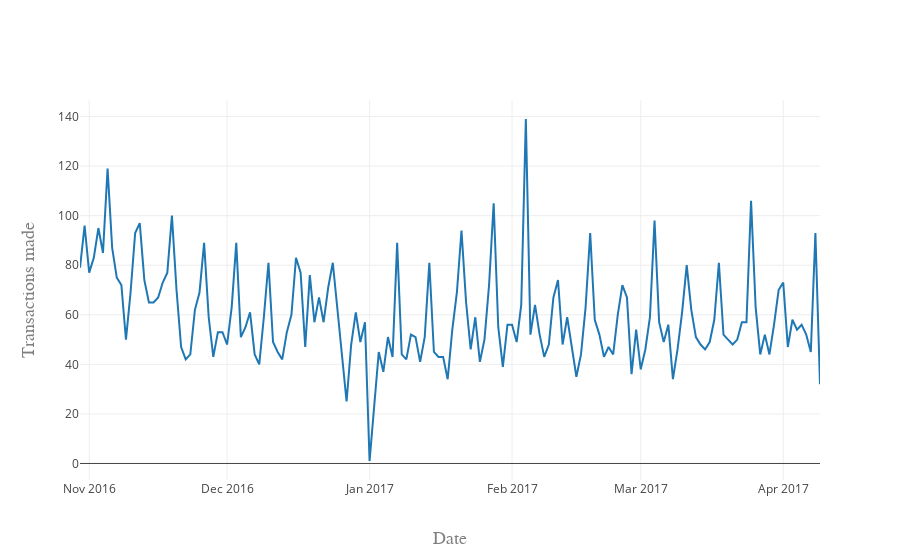

Here is the notebook cell this chart was saved with:
### Markdown cell above
Now, lets examine the timeseries of transactions to see if this pattern is evident...

### Code cell
# construct plotly plot showing the relationship by day of sale,
data = []
trace = go.Scatter(x=df2['date'], y=df2['transactions'])
data.append(trace)
layout = go.Layout(
    xaxis=dict(title='Date',titlefont=dict(family='Courier New, monospace',size=18,color='#7f7f7f')),
    yaxis=dict(title='Transactions made',titlefont=dict(family='Courier New, monospace',size=18,color='#7f7f7f')))

# plot and embed in notebook
fig = go.Figure(data=data, layout=layout)
iplot(fig)

### Figure 1 — Plotly figure (JSON) as saved in the notebook; plotly's stock layout.template omitted (floating-point values rounded to 4 significant figures; data arrays with more than 128 entries replaced by an {"elided": "..."} marker saying what was removed)
{"data": [{"type": "scatter", "uid": "e1d46a9e-d3a2-11e8-9575-68ecc52f39a5", "x": {"elided": "159 str values"}, "y": {"elided": "159 int values"}}], "layout": {"xaxis": {"title": "Date", "titlefont": {"color": "#7f7f7f", "family": "Courier New, monospace", "size": 18}}, "yaxis": {"title": "Transactions made", "titlefont": {"color": "#7f7f7f", "family": "Courier New, monospace", "size": 18}}}}
